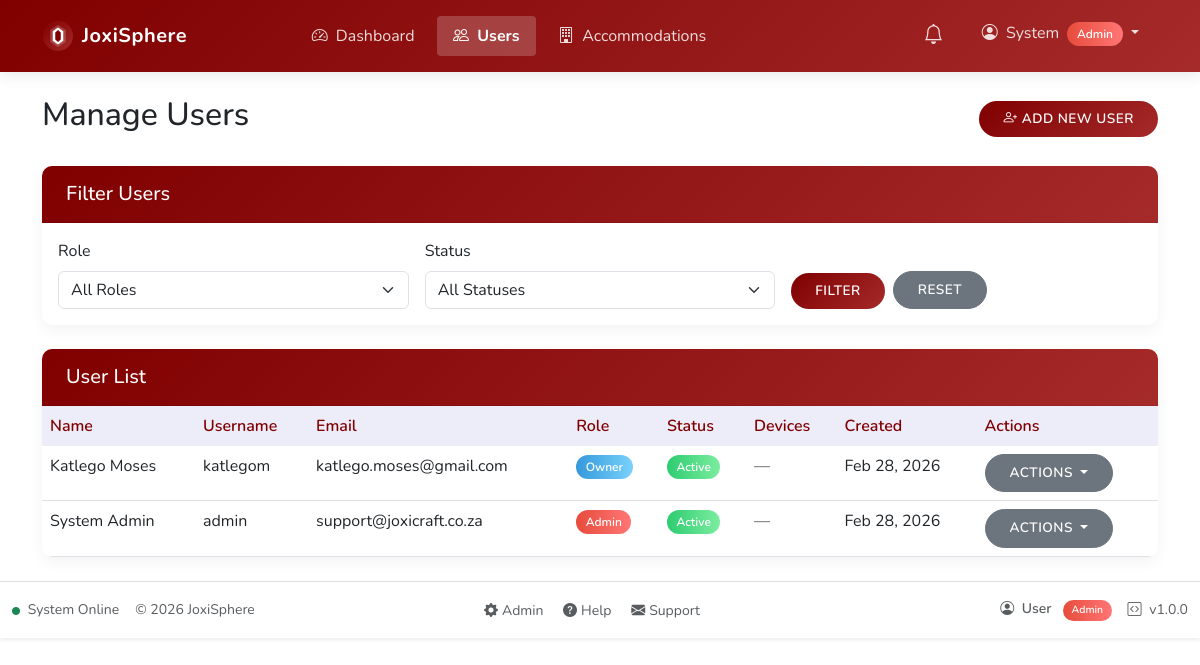
The page /admin/users.php (signed in) on the database its author committed.
### tables this page shows
CREATE TABLE IF NOT EXISTS users (
    id INT AUTO_INCREMENT PRIMARY KEY,
    username VARCHAR(50) NOT NULL UNIQUE,
    password VARCHAR(255) NOT NULL,
    email VARCHAR(100) NOT NULL,
    first_name VARCHAR(50) NOT NULL,
    last_name VARCHAR(50) NOT NULL,
    id_number VARCHAR(13) UNIQUE,   
    phone_number VARCHAR(20),
    whatsapp_number VARCHAR(20),
    preferred_communication ENUM('SMS', 'WhatsApp') DEFAULT 'SMS',
    role_id INT NOT NULL,
    status ENUM('active', 'pending', 'inactive') NOT NULL DEFAULT 'pending',
    created_at TIMESTAMP DEFAULT CURRENT_TIMESTAMP,
    updated_at TIMESTAMP DEFAULT CURRENT_TIMESTAMP ON UPDATE CURRENT_TIMESTAMP,
    password_reset_required BOOLEAN DEFAULT 0,
    FOREIGN KEY (role_id) REFERENCES roles(id)
);

CREATE TABLE IF NOT EXISTS roles (
    id INT AUTO_INCREMENT PRIMARY KEY,
    name VARCHAR(50) NOT NULL UNIQUE,
    description TEXT,
    created_at TIMESTAMP DEFAULT CURRENT_TIMESTAMP
);

### includes/functions.php (called while the page is built, shortened)
<?php
function safeQueryPrepare($conn, $sql, $debug = true) {
    $stmt = false;
    try {
        $stmt = $conn->prepare($sql);
    } catch (mysqli_sql_exception $e) {
        $prepareError = "(" . $e->getCode() . ") " . $e->getMessage();
        error_log("Database exception in SQL: $sql - " . $prepareError);
    }
    return $stmt;
}

### public/admin/users.php (the view, shortened to what this page needs)
<?php
require_once '../../includes/functions.php';
$role_filter = $_GET['role'] ?? 'all';
$status_filter = $_GET['status'] ?? 'all';
$conn = getDbConnection();
$sql_where = [];
$params = [];
$types = "";
$where_clause = !empty($sql_where) ? "WHERE " . implode(" AND ", $sql_where) : "";
$page = isset($_GET['page']) ? (int)$_GET['page'] : 1;
$items_per_page = 10;
$offset = ($page - 1) * $items_per_page;
$sql = "SELECT u.*, u.status AS user_status, r.name as role_name, COUNT(DISTINCT ud.id) as device_count
        FROM users u
        JOIN roles r ON u.role_id = r.id
        LEFT JOIN user_devices ud ON ud.user_id = u.id
        $where_clause
        GROUP BY u.id, u.username, u.first_name, u.last_name, u.email, u.password, u.role_id, u.status, u.created_at, u.phone_number, u.whatsapp_number, u.preferred_communication, r.name
        ORDER BY u.created_at DESC
        LIMIT ? OFFSET ?";
$stmt = safeQueryPrepare($conn, $sql);
if (!empty($types)) {
    $params[] = $items_per_page;
    $params[] = $offset;
    $types .= "ii";
    $stmt->bind_param($types, ...$params);
} else {
    $stmt->bind_param("ii", $items_per_page, $offset);
}
$stmt->execute();
$users = $stmt->get_result()->fetch_all(MYSQLI_ASSOC);
?>
<div class="container mt-4">
    <div class="d-flex justify-content-between align-items-center mb-4">
        <h2>Manage Users</h2>
        <a href="create-user.php" class="btn btn-primary">
            <i class="bi bi-person-plus"></i> Add New User
        </a>
    </div>
    <div class="card mb-4">
        <div class="card-header">
            <h5 class="mb-0">Filter Users</h5>
        </div>
        <div class="card-body">
            <form action="" method="get" class="row g-3">
                <div class="col-md-4">
                    <label for="role" class="form-label">Role</label>
                    <select name="role" id="role" class="form-select">
                        <option value="all" <?= $role_filter === 'all' ? 'selected' : '' ?>>All Roles</option>
                    </select>
                </div>
                <div class="col-md-4">
                    <label for="status" class="form-label">Status</label>
                    <select name="status" id="status" class="form-select">
                        <option value="all" <?= $status_filter === 'all' ? 'selected' : '' ?>>All Statuses</option>
                    </select>
                </div>
                <div class="col-md-4 d-flex align-items-end">
                    <button type="submit" class="btn btn-primary me-2">Filter</button>
                    <a href="users.php" class="btn btn-secondary">Reset</a>
                </div>
            </form>
        </div>
    </div>
    <div class="card">
        <div class="card-header">
            <h5 class="mb-0">User List</h5>
        </div>
        <div class="card-body p-0">
            <div class="table-responsive">
                <table class="table table-hover mb-0">
                    <thead>
                        <tr>
                            <th>Name</th>
                            <th>Username</th>
                            <th>Email</th>
                            <th>Role</th>
                            <th>Status</th>
                            <th>Devices</th>
                            <th>Created</th>
                            <th>Actions</th>
                        </tr>
                    </thead>
                    <tbody>
                        <?php if (count($users) > 0): ?>
                            <?php foreach ($users as $user): ?>
                                <?php $userStatus = strtolower((string)($user['user_status'] ?? ($user['status'] ?? 'inactive'))); ?>
                                <tr>
                                    <td><?= $user['first_name'] . ' ' . $user['last_name'] ?></td>
                                    <td><?= $user['username'] ?></td>
                                    <td><?= $user['email'] ?></td>
                                    <td>
                                        <?php if ($user['role_name'] === 'admin'): ?>
                                            <span class="badge bg-danger"><?= ucfirst($user['role_name']) ?></span>
                                        <?php elseif ($user['role_name'] === 'owner'): ?>
                                            <span class="badge bg-info"><?= ucfirst($user['role_name']) ?></span>
                                        <?php elseif ($user['role_name'] === 'manager'): ?>
                                            <span class="badge bg-primary"><?= ucfirst($user['role_name']) ?></span>
                                        <?php else: ?>
                                            <span class="badge bg-secondary"><?= ucfirst($user['role_name']) ?></span>
                                        <?php endif; ?>
                                    </td>
                                    <td>
                                        <?php if ($userStatus === 'active'): ?>
                                            <span class="badge bg-success">Active</span>
                                        <?php elseif ($userStatus === 'pending'): ?>
                                            <span class="badge bg-warning">Pending</span>
                                        <?php else: ?>
                                            <span class="badge bg-danger">Inactive</span>
                                        <?php endif; ?>
                                    </td>
                                    <td>
                                        <?php if ($user['device_count'] > 0): ?>
                                            <span class="badge bg-primary" title="<?= $user['device_count'] ?> device(s) registered">
                                                <i class="bi bi-router"></i> <?= $user['device_count'] ?>
                                            </span>
                                        <?php else: ?>
                                            <span class="text-muted">—</span>
                                        <?php endif; ?>
                                    </td>
                                    <td><?= date('M j, Y', strtotime($user['created_at'])) ?></td>
                                    <td>
                                        <div class="dropdown">
                                            <button class="btn btn-sm btn-secondary dropdown-toggle" type="button" id="user<?= $user['id'] ?>Actions" data-bs-toggle="dropdown" aria-expanded="false">
                                                Actions
                                            </button>
                                        </div>
                                    </td>
                                </tr>
                            <?php endforeach; ?>
                        <?php endif; ?>
                    </tbody>
                </table>
            </div>
        </div>
    </div>
</div>

### public/assets/css/custom.css (style rules this page uses)
:root { --primary-color: #800000; --primary-gradient: linear-gradient(135deg, #800000 0%, #a52a2a 100%); --secondary-color: #5e605f; --secondary-gradient: linear-gradient(135deg, #5e605f 0%, #959497 100%); --success-color: #2ecc71; --success-gradient: linear-gradient(to right, #2ecc71, #7bed9f); --info-color: #3498db; --info-gradient: linear-gradient(to right, #3498db, #79d2fb); --warning-color: #808000; --warning-gradient: linear-gradient(135deg, #808000 0%, #bdb76b 100%); --danger-color: #e74c3c; --danger-gradient: linear-gradient(to right, #e74c3c, #ff7675); --dark-color: #000000; --dark-gradient: linear-gradient(to right, #000000, #2d3436); --light-color: #f8f9fa; --light-gradient: linear-gradient(135deg, #f8f9fa 0%, #dfe6e9 100%); --admin-color: #800000; --admin-gradient: linear-gradient(135deg, #800000 0%, #5e605f 100%); --owner-color: #5e605f; --owner-gradient: linear-gradient(135deg, #5e605f 0%, #000000 100%); --manager-color: #808000; --manager-gradient: linear-gradient(135deg, #808000 0%, #5e605f 100%); --student-color: #800000; --student-gradient: linear-gradient(135deg, #800000 0%, #808000 100%); --body-bg: #ffffff; }
body { background-color: var(--body-bg); font-family: "Nunito", sans-serif; }
.card { border: none; border-radius: 10px; overflow: hidden; box-shadow: 0 5px 15px rgba(0, 0, 0, 0.05); transition: all 0.3s ease; margin-bottom: 1.5rem; }
.card-header { background: var(--primary-gradient); color: white; font-weight: 600; padding: 1rem 1.5rem; border-bottom: none; }
.btn { border-radius: 30px; padding: 0.5rem 1.5rem; font-weight: 600; transition: all 0.3s ease; text-transform: uppercase; letter-spacing: 0.5px; font-size: 0.85rem; }
.btn-primary { background-image: var(--primary-gradient); border: none; }
.badge { padding: 0.5em 0.8em; font-weight: 600; border-radius: 30px; }
.bg-success { background-image: var(--success-gradient) !important; }
.bg-info { background-image: var(--info-gradient) !important; }
.bg-danger { background-image: var(--danger-gradient) !important; }
.table { border-collapse: separate; border-spacing: 0; }
.table thead th { background-color: rgba(78, 84, 200, 0.1); border-bottom: none; color: var(--primary-color); font-weight: 600; }
.card-header { background-color: #f8f9fa; border-bottom: 1px solid rgba(0, 0, 0, 0.05); }

### rows shown on the page
users: first_name "Katlego", last_name "Moses", username "katlegom", email "katlego.moses@gmail.com", role.name "Owner", status "Active", created_at "Feb 28, 2026"
users: first_name "System", last_name "Admin", username "admin", email "support@joxicraft.co.za", role.name "Admin", status "Active", created_at "Feb 28, 2026"

### other values the page prints
APP_NAME "JoxiSphere"
$item['text'] "Dashboard"
$item['text'] "Users"
$item['text'] "Accommodations"
$_SESSION['username'] "System"
$userRole "Admin"
$userName "User"
